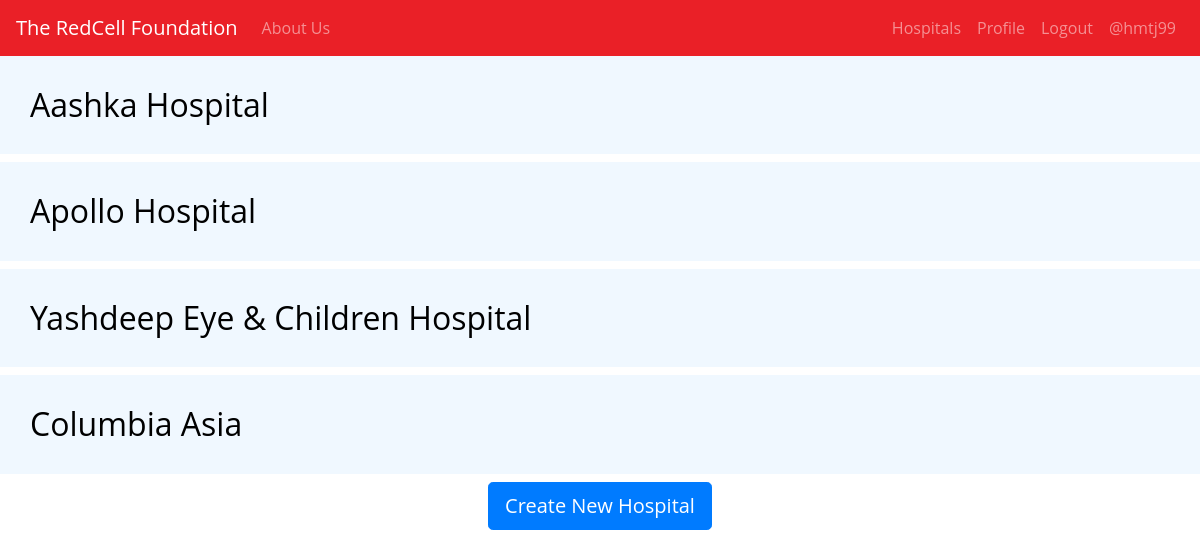
Before: /hospitals-final (signed in) with the older database file.
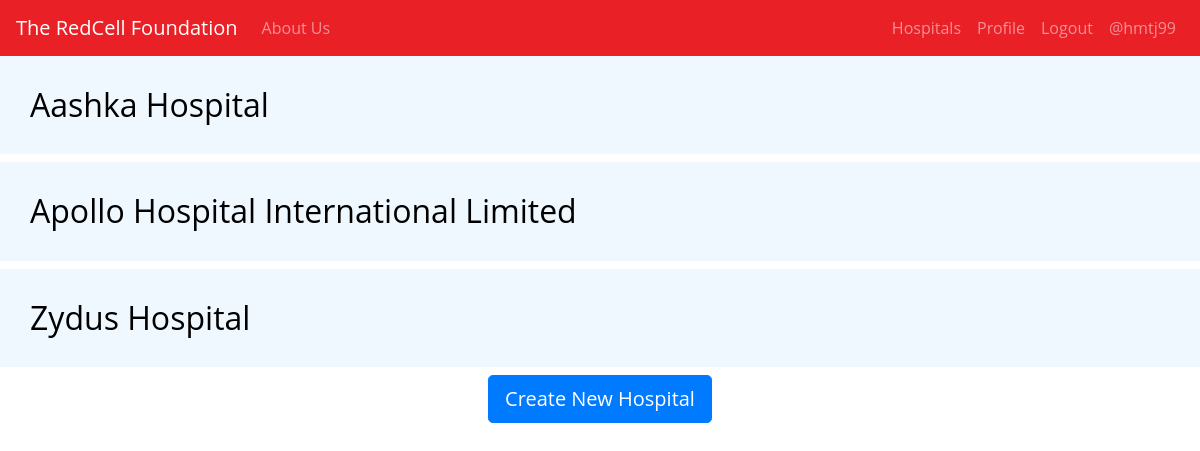
After: the same page with the newer database file.
### hospitals/models.py (models this page shows, shortened)
class Hospital(models.Model):
    user = models.ForeignKey(
        User, on_delete=models.CASCADE, default=1, related_name="hospital")
    name = models.CharField(max_length=256)
    address = models.CharField(max_length=256)
    city = models.CharField(max_length=300)
    longitude = models.FloatField(default=0.0)
    latitude = models.FloatField(default=0.0)

### hospitals/views.py (the view)
# urls.py: path('hospitals-final', HospitalView, name="hospital-list-final"),
def HospitalView(request):
    current_user = request.user
    hospitals = Hospital.objects.filter(user=current_user)
    return render(request, "hospitals/new.html", context={"hospitals": hospitals})

### hospitals/templates/hospitals/new.html
{% extends 'donors/base.html' %}
{% block content %}
    <div id="mydiv1">
        {% for hospital in hospitals %}
            <h2><a href="{% url 'hospitals:hospital-detail' pk=hospital.pk %}" style="color:black;">{{hospital.name}}</a></h2>
        {% endfor %}
    </div>
    <center>
        <a href="{% url 'hospitals:hospital-create' %}" class="btn btn-lg btn-primary">Create New Hospital</a>
    </center>
{% endblock content %}

### donors/templates/donors/base.html (shortened to what this page needs)
{% load static from staticfiles %}
<!doctype html>
<html lang="en">
  <head>
    <link rel="stylesheet" href="https://stackpath.bootstrapcdn.com/bootstrap/4.3.1/css/bootstrap.min.css">
    <link rel="stylesheet" type="text/css" href="{% static 'index.css' %}">
  </head>
  <body>
  <nav class="navbar navbar-expand-lg navbar-dark text-light sticky-top" style="background-color: #EA2027; color: #ecf0f1;">
  <a class="navbar-brand" href="{% url 'hospitals:index' %}">The RedCell Foundation</a>
  <div class="collapse navbar-collapse" id="navbarSupportedContent">
    <ul class="navbar-nav mr-auto">
      <li class="nav-item">
        <a class="nav-link" href="#">About Us</a>
      </li>
    </ul>
    <ul class="navbar-nav ml-auto">
      {% if user.is_authenticated %}
        <li class="nav-item">
          <a href="{% url 'hospitals:hospital-list-final' %}" class="nav-link">Hospitals</a>
        </li>
        <li class="nav-item">
          <a href="{% url 'donors:donor-detail' pk=user.pk %}" class="nav-link">Profile</a>
        </li>
        <li class="nav-item">
          <a href="{% url 'donor_logout' %}" class="nav-link">Logout</a>
        </li>
        <li class="nav-item">
          <a href="#" class="nav-link">@{{request.user.username}}</a>
        </li>
      {% endif %}
    </ul>
  </div>
</nav>
    <div class="container1">
        {% block content %}
        {% endblock content %}
    </div>
  </body>
</html>

### static/index.css (style rules this page uses)
body { background-color: white; font-family: 'Open Sans', sans-serif; height: 100vh; width: 100%; margin: 0%; padding: 0%; overflow-x: hidden; }
a { color: #ecf0f1e0; font-weight: 500; text-decoration: none; }
#mydiv1 h2 { padding: 2.5%; background-color: aliceblue; }

Changed rows visible on the page:
removed Hospital: name "Apollo Hospital"
removed Hospital: name "Yashdeep Eye & Children Hospital"
removed Hospital: name "Columbia Asia"
added Hospital: name "Apollo Hospital International Limited"
added Hospital: name "Zydus Hospital"
